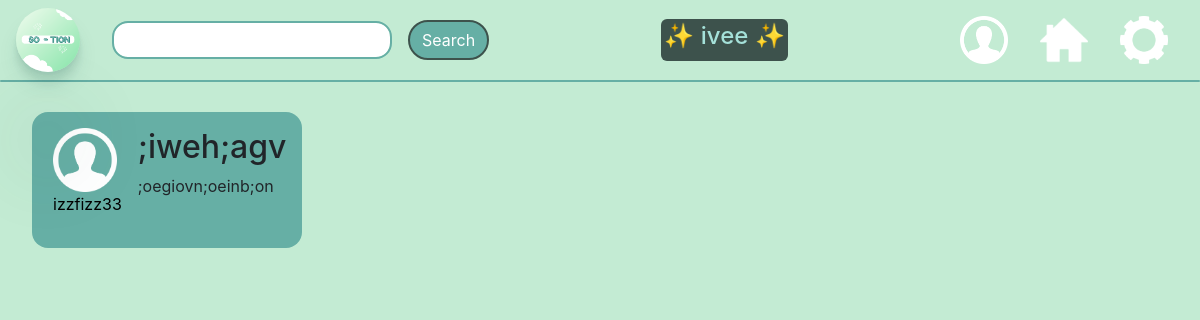
/clickedpost/1 (signed in), run on the app's committed database.
### app.py (models this page shows, shortened)
class User(UserMixin, db.Model):
    id = db.Column(db.Integer, primary_key=True)
    email = db.Column(db.String(75), unique=True)
    username = db.Column(db.String(30), unique=True)
    password_hash = db.Column(db.String())
    is_authenticated = db.Column(db.Boolean, default=False)
    pfp_placement = db.Column(db.String(), default="center")
    bio_placement = db.Column(db.String(), default="center")
    post_placement = db.Column(db.String(), default="center")
    bio = db.Column(db.String(), default="BIO HERE")
    darkMode = db.Column(db.Boolean, default = True)

class Post(db.Model):
    id = db.Column(db.Integer, primary_key=True)
    user_id = db.Column(db.Integer, unique=False)
    post_title = db.Column(db.String(300), unique=False)
    post_content = db.Column(db.String(2800), unique=False)
    profile_pic = db.Column(db.Boolean, default=False)
    post_username = db.Column(db.String(30))

### app.py (the view)
@app.route('/clickedpost/<id>', methods=["GET"])
@login_required
def clickedpost(id):
    form1 = SearchForm()
    postz = Post.query.filter_by(id = id).first()
    post_user = User.query.filter_by(id=postz.user_id).first()
    return render_template('clickedpost.html', form1=form1, username = current_user.username, postz = postz, post_user=post_user)

### app.py
class SearchForm(FlaskForm):
    searchword = StringField("searchword",validators=[InputRequired(), Length(min=4,max=15)])

### app.py (called while the page is built)
@login_manager.user_loader
def user_loader(user_id):
    return User.query.filter_by(id=user_id).first()

### templates/clickedpost.html (shortened to what this page needs)
{% extends "base.html" %}
{% block content %}
<link rel="stylesheet" href="styles/homefeed.css">
<div class="post">
  <div class="content">
    <a href="{{url_for('searchprofile', username=post_user.username)}}">
      <div class="pic-and-username">
        <img class="profile-icon" src="../images/profile-icon.png" alt="Profile picture">
        <p style="text-align: center;" class="username">{{ post_user.username }}</p>
      </div>
    </a>
    <div class="content-and-comments">
      <h2> {{ postz.post_title }}</h2>
      <p> {{ postz.post_content }}</p>
    </div>
  </div>
</div>
{% endblock content %}

### templates/base.html (shortened to what this page needs)
<!doctype html>
<html lang="en">
<head>
    <link rel="stylesheet" href="https://stackpath.bootstrapcdn.com/bootstrap/4.3.1/css/bootstrap.min.css"
>
    <link rel="stylesheet" href="../styles/homefeed.css">
</head>
<body>
    <nav class="fixed-top">
        <div class="navbar fixed-top nav">
            <div id="logo-and-search">
                <img class="navbar-logo" src="../images/So-tion-logo-pic.png" href="#" alt="So-tion logo" />
                <form action="/search" method="POST">
                    {{ form1.searchword(class_="form-control") }}
                    <button type="submit" class="search-button btn btn-primary">Search</button>
                </form>
            </div>
            <div id='username-block'>
                <h4 id="username-text">&#x2728; {{username}} &#x2728;</h4>
            </div>
            <div id="right-navbar-images">
                <a href="{{ url_for('profile') }}">
                    <img class="profile-icon-navbar" src="../images/profile-icon.png" alt="profile icon button" /></a>
                <a href="{{ url_for('homefeed') }}">
                    <img class="home-navbar" src="../images/home.jpg" href="{{ url_for('homefeed') }}"
                        alt="Home button" /></a>
                <a href="{{ url_for('settings') }}">
                    <img class="gear-navbar" src="../images/gear.png" href="#" alt="Gear button" /></a>
            </div>
        </div>
        <div class="navbar-divider nav"></div>
    </nav>
    {% block content %}
    {% endblock %}
</body>
</html>

### static/styles/homefeed.css (style rules this page uses)
body { background-color: #c3ebd3; }
.navbar-logo { width: 4em; height: 4em; border-radius: 3em; border-width: 3em; box-shadow: 0 2.8px 2.2px rgba(24, 80, 72, 0.034), 0 6.7px 5.3px rgba(36, 110, 101, 0.048), 0 120.5px 179px rgba(33, 83, 77, 0.06), 0 12.3px 7.9px rgba(38, 83, 77, 0.072), 0 14.8px 20.4px rgba(25, 90, 81, 0.086), 0 100px 80px rgba(42, 90, 84, 0.12); }
.home-navbar, .gear-navbar, .profile-icon-navbar { width: 3em; height: 3em; position:relative; display: flex; justify-content: right; }
#logo-and-search { display: flex; justify-content: left; column-gap: 2em; }
#right-navbar-images { display: flex; justify-content: right; column-gap: 2em; margin-right: 1em; align-items: center; }
.navbar { display: flex; justify-content: space-between; position: fixed; }
.navbar-divider { height: 2px; background-color: #66afa5; margin-top: 5em; margin-bottom: 1em; border-radius: 5em; }
.post { display:flex; flex-direction: row; column-gap: 1em; border-width: 3em; padding: 2em; border-radius: 2px; border-color:black; }
.post:first-of-type { margin-top: 5em; }
.profile-icon { height:4em; width:4em; }
.fixed-top { position:fixed; background-color: #c3ebd3; }
.pic-and-username { display:flex; flex-direction: column; margin-right: 1em; margin-left: 5px; }
.content { display:flex; flex-direction: row; background-color: #66afa5; border-radius: 1em; padding: 1em; }
#username-block { background-color: #3D524c; padding: 3px; border-radius: 6px; color:#a5e1d9; }
.search-button { background-color: #66afa5; border:solid; border-width: 2px; border-color: #3D524c; border-radius: 35px; color:white; }
form { display: flex; align-items: center; column-gap: 1em; }
.form-control { border-radius: 1em; padding-left: 1em; border-color: #66afa5; border-width: 2px; }
a { text-decoration: none; color: black; }

### data on the page
User: username "ivee"
User: username "izzfizz33"
Post: post_title ";iweh;agv", post_content ";oegiovn;oeinb;on"
